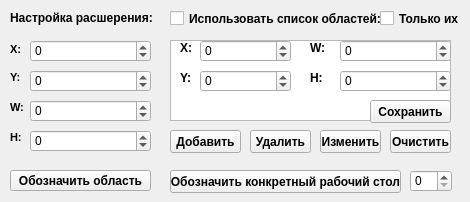
    <widget class="QWidget" name="tab_5">
     <attribute name="title">
      <string>Область</string>
     </attribute>
     <widget class="QSpinBox" name="CB_coorx_x2">
      <property name="geometry">
       <rect>
        <x>30</x>
        <y>100</y>
        <width>121</width>
        <height>22</height>
       </rect>
      </property>
      <property name="minimum">
       <number>-999999999</number>
      </property>
      <property name="maximum">
       <number>999999999</number>
      </property>
     </widget>
     <widget class="QLabel" name="label_16">
      <property name="geometry">
       <rect>
        <x>10</x>
        <y>100</y>
        <width>41</width>
        <height>16</height>
       </rect>
      </property>
      <property name="text">
       <string>&lt;!DOCTYPE HTML PUBLIC &quot;-//W3C//DTD HTML 4.0//EN&quot; &quot;http://www.w3.org/TR/REC-html40/strict.dtd&quot;&gt;
&lt;html&gt;&lt;head&gt;&lt;meta name=&quot;qrichtext&quot; content=&quot;1&quot; /&gt;&lt;style type=&quot;text/css&quot;&gt;
p, li { white-space: pre-wrap; }
&lt;/style&gt;&lt;/head&gt;&lt;body style=&quot; font-family:'MS Shell Dlg 2'; font-size:8.25pt; font-weight:400; font-style:normal;&quot;&gt;
&lt;p style=&quot; margin-top:0px; margin-bottom:0px; margin-left:0px; margin-right:0px; -qt-block-indent:0; text-indent:0px;&quot;&gt;&lt;span style=&quot; font-size:8pt; font-weight:600;&quot;&gt;W:&lt;/span&gt;&lt;/p&gt;&lt;/body&gt;&lt;/html&gt;</string>
      </property>
     </widget>
     <widget class="QLabel" name="label_14">
      <property name="geometry">
       <rect>
        <x>10</x>
        <y>40</y>
        <width>21</width>
        <height>20</height>
       </rect>
      </property>
      <property name="text">
       <string>&lt;!DOCTYPE HTML PUBLIC &quot;-//W3C//DTD HTML 4.0//EN&quot; &quot;http://www.w3.org/TR/REC-html40/strict.dtd&quot;&gt;
&lt;html&gt;&lt;head&gt;&lt;meta name=&quot;qrichtext&quot; content=&quot;1&quot; /&gt;&lt;style type=&quot;text/css&quot;&gt;
p, li { white-space: pre-wrap; }
&lt;/style&gt;&lt;/head&gt;&lt;body style=&quot; font-family:'MS Shell Dlg 2'; font-size:8.25pt; font-weight:400; font-style:normal;&quot;&gt;
&lt;p style=&quot; margin-top:0px; margin-bottom:0px; margin-left:0px; margin-right:0px; -qt-block-indent:0; text-indent:0px;&quot;&gt;&lt;span style=&quot; font-size:8pt; font-weight:600;&quot;&gt;X:&lt;/span&gt;&lt;/p&gt;&lt;/body&gt;&lt;/html&gt;</string>
      </property>
     </widget>
     <widget class="QSpinBox" name="CB_coorx_y1">
      <property name="geometry">
       <rect>
        <x>30</x>
        <y>70</y>
        <width>121</width>
        <height>22</height>
       </rect>
      </property>
      <property name="minimum">
       <number>-999999999</number>
      </property>
      <property name="maximum">
       <number>999999999</number>
      </property>
     </widget>
     <widget class="QSpinBox" name="CB_coorx_y2">
      <property name="geometry">
       <rect>
        <x>30</x>
        <y>130</y>
        <width>121</width>
        <height>22</height>
       </rect>
      </property>
      <property name="minimum">
       <number>-999999999</number>
      </property>
      <property name="maximum">
       <number>999999999</number>
      </property>
     </widget>
     <widget class="QPushButton" name="pushButton_10">
      <property name="geometry">
       <rect>
        <x>10</x>
        <y>170</y>
        <width>141</width>
        <height>21</height>
       </rect>
      </property>
      <property name="font">
       <font>
        <weight>75</weight>
        <bold>true</bold>
       </font>
      </property>
      <property name="text">
       <string>Обозначить область</string>
      </property>
     </widget>
     <widget class="QLabel" name="label_13">
      <property name="geometry">
       <rect>
        <x>10</x>
        <y>10</y>
        <width>151</width>
        <height>16</height>
       </rect>
      </property>
      <property name="text">
       <string>&lt;b&gt;Настройка расшерения:&lt;/b&gt;</string>
      </property>
     </widget>
     <widget class="QSpinBox" name="CB_coorx_x1">
      <property name="geometry">
       <rect>
        <x>30</x>
        <y>40</y>
        <width>121</width>
        <height>22</height>
       </rect>
      </property>
      <property name="minimum">
       <number>-999999999</number>
      </property>
      <property name="maximum">
       <number>999999999</number>
      </property>
     </widget>
     <widget class="QLabel" name="label_15">
      <property name="geometry">
       <rect>
        <x>10</x>
        <y>70</y>
        <width>41</width>
        <height>16</height>
       </rect>
      </property>
      <property name="text">
       <string>&lt;!DOCTYPE HTML PUBLIC &quot;-//W3C//DTD HTML 4.0//EN&quot; &quot;http://www.w3.org/TR/REC-html40/strict.dtd&quot;&gt;
&lt;html&gt;&lt;head&gt;&lt;meta name=&quot;qrichtext&quot; content=&quot;1&quot; /&gt;&lt;style type=&quot;text/css&quot;&gt;
p, li { white-space: pre-wrap; }
&lt;/style&gt;&lt;/head&gt;&lt;body style=&quot; font-family:'MS Shell Dlg 2'; font-size:8.25pt; font-weight:400; font-style:normal;&quot;&gt;
&lt;p style=&quot; margin-top:0px; margin-bottom:0px; margin-left:0px; margin-right:0px; -qt-block-indent:0; text-indent:0px;&quot;&gt;&lt;span style=&quot; font-size:8pt; font-weight:600;&quot;&gt;Y:&lt;/span&gt;&lt;/p&gt;&lt;/body&gt;&lt;/html&gt;</string>
      </property>
     </widget>
     <widget class="QLabel" name="label_17">
      <property name="geometry">
       <rect>
        <x>10</x>
        <y>130</y>
        <width>41</width>
        <height>16</height>
       </rect>
      </property>
      <property name="text">
       <string>&lt;!DOCTYPE HTML PUBLIC &quot;-//W3C//DTD HTML 4.0//EN&quot; &quot;http://www.w3.org/TR/REC-html40/strict.dtd&quot;&gt;
&lt;html&gt;&lt;head&gt;&lt;meta name=&quot;qrichtext&quot; content=&quot;1&quot; /&gt;&lt;style type=&quot;text/css&quot;&gt;
p, li { white-space: pre-wrap; }
&lt;/style&gt;&lt;/head&gt;&lt;body style=&quot; font-family:'MS Shell Dlg 2'; font-size:8.25pt; font-weight:400; font-style:normal;&quot;&gt;
&lt;p style=&quot; margin-top:0px; margin-bottom:0px; margin-left:0px; margin-right:0px; -qt-block-indent:0; text-indent:0px;&quot;&gt;&lt;span style=&quot; font-size:8pt; font-weight:600;&quot;&gt;H:&lt;/span&gt;&lt;/p&gt;&lt;/body&gt;&lt;/html&gt;</string>
      </property>
     </widget>
     <widget class="QPushButton" name="pushButton_11">
      <property name="geometry">
       <rect>
        <x>170</x>
        <y>170</y>
        <width>231</width>
        <height>23</height>
       </rect>
      </property>
      <property name="font">
       <font>
        <weight>75</weight>
        <bold>true</bold>
       </font>
      </property>
      <property name="text">
       <string>Обозначить конкретный рабочий стол</string>
      </property>
     </widget>
     <widget class="QSpinBox" name="curscreencountvalue">
      <property name="geometry">
       <rect>
        <x>410</x>
        <y>170</y>
        <width>42</width>
        <height>22</height>
       </rect>
      </property>
     </widget>
     <widget class="QCheckBox" name="multiareas">
      <property name="geometry">
       <rect>
        <x>170</x>
        <y>10</y>
        <width>271</width>
        <height>17</height>
       </rect>
      </property>
      <property name="font">
       <font>
        <weight>75</weight>
        <bold>true</bold>
       </font>
      </property>
      <property name="text">
       <string>Использовать список областей:</string>
      </property>
     </widget>
     <widget class="QListWidget" name="arealist">
      <property name="geometry">
       <rect>
        <x>170</x>
        <y>40</y>
        <width>281</width>
        <height>81</height>
       </rect>
      </property>
     </widget>
     <widget class="QPushButton" name="pushButton_12">
      <property name="geometry">
       <rect>
        <x>170</x>
        <y>130</y>
        <width>71</width>
        <height>23</height>
       </rect>
      </property>
      <property name="font">
       <font>
        <weight>75</weight>
        <bold>true</bold>
       </font>
      </property>
      <property name="text">
       <string>Добавить</string>
      </property>
     </widget>
     <widget class="QPushButton" name="pushButton_13">
      <property name="geometry">
       <rect>
        <x>250</x>
        <y>130</y>
        <width>61</width>
        <height>23</height>
       </rect>
      </property>
      <property name="font">
       <font>
        <weight>75</weight>
        <bold>true</bold>
       </font>
      </property>
      <property name="text">
       <string>Удалить</string>
      </property>
     </widget>
     <widget class="QPushButton" name="pushButton_14">
      <property name="geometry">
       <rect>
        <x>390</x>
        <y>130</y>
        <width>61</width>
        <height>23</height>
       </rect>
      </property>
      <property name="font">
       <font>
        <weight>75</weight>
        <bold>true</bold>
       </font>
      </property>
      <property name="text">
       <string>Очистить</string>
      </property>
     </widget>
     <widget class="QPushButton" name="pushButton_15">
      <property name="geometry">
       <rect>
        <x>320</x>
        <y>130</y>
        <width>61</width>
        <height>23</height>
       </rect>
      </property>
      <property name="font">
       <font>
        <weight>75</weight>
        <bold>true</bold>
       </font>
      </property>
      <property name="text">
       <string>Изменить</string>
      </property>
     </widget>
     <widget class="QLabel" name="t_area_x">
      <property name="geometry">
       <rect>
        <x>180</x>
        <y>40</y>
        <width>21</width>
        <height>16</height>
       </rect>
      </property>
      <property name="font">
       <font>
        <weight>75</weight>
        <bold>true</bold>
       </font>
      </property>
      <property name="text">
       <string>X:</string>
      </property>
     </widget>
     <widget class="QLabel" name="t_area_y">
      <property name="geometry">
       <rect>
        <x>180</x>
        <y>70</y>
        <width>21</width>
        <height>16</height>
       </rect>
      </property>
      <property name="font">
       <font>
        <weight>75</weight>
        <bold>true</bold>
       </font>
      </property>
      <property name="text">
       <string>Y:</string>
      </property>
     </widget>
     <widget class="QSpinBox" name="area_x">
      <property name="geometry">
       <rect>
        <x>200</x>
        <y>40</y>
        <width>91</width>
        <height>22</height>
       </rect>
      </property>
      <property name="minimum">
       <number>-999999999</number>
      </property>
      <property name="maximum">
       <number>999999999</number>
      </property>
      <property name="value">
       <number>0</number>
      </property>
     </widget>
     <widget class="QSpinBox" name="area_y">
      <property name="geometry">
       <rect>
        <x>200</x>
        <y>70</y>
        <width>91</width>
        <height>22</height>
       </rect>
      </property>
      <property name="minimum">
       <number>-999999999</number>
      </property>
      <property name="maximum">
       <number>999999999</number>
      </property>
     </widget>
     <widget class="QLabel" name="t_area_w">
      <property name="geometry">
       <rect>
        <x>310</x>
        <y>40</y>
        <width>21</width>
        <height>16</height>
       </rect>
      </property>
      <property name="font">
       <font>
        <weight>75</weight>
        <bold>true</bold>
       </font>
      </property>
      <property name="text">
       <string>W:</string>
      </property>
     </widget>
     <widget class="QLabel" name="t_area_h">
      <property name="geometry">
       <rect>
        <x>310</x>
        <y>70</y>
        <width>21</width>
        <height>16</height>
       </rect>
      </property>
      <property name="font">
       <font>
        <weight>75</weight>
        <bold>true</bold>
       </font>
      </property>
      <property name="text">
       <string>H:</string>
      </property>
     </widget>
     <widget class="QSpinBox" name="area_w">
      <property name="geometry">
       <rect>
        <x>340</x>
        <y>40</y>
        <width>111</width>
        <height>22</height>
       </rect>
      </property>
      <property name="minimum">
       <number>-999999999</number>
      </property>
      <property name="maximum">
       <number>999999999</number>
      </property>
     </widget>
     <widget class="QSpinBox" name="area_h">
      <property name="geometry">
       <rect>
        <x>340</x>
        <y>70</y>
        <width>111</width>
        <height>22</height>
       </rect>
      </property>
      <property name="minimum">
       <number>-999999999</number>
      </property>
      <property name="maximum">
       <number>999999999</number>
      </property>
     </widget>
     <widget class="QPushButton" name="area_save_button">
      <property name="geometry">
       <rect>
        <x>370</x>
        <y>100</y>
        <width>81</width>
        <height>23</height>
       </rect>
      </property>
      <property name="font">
       <font>
        <weight>75</weight>
        <bold>true</bold>
       </font>
      </property>
      <property name="text">
       <string>Сохранить</string>
      </property>
     </widget>
     <widget class="QCheckBox" name="areas_only">
      <property name="geometry">
       <rect>
        <x>380</x>
        <y>10</y>
        <width>81</width>
        <height>17</height>
       </rect>
      </property>
      <property name="font">
       <font>
        <weight>75</weight>
        <bold>true</bold>
       </font>
      </property>
      <property name="text">
       <string>Только их</string>
      </property>
     </widget>
    </widget>
